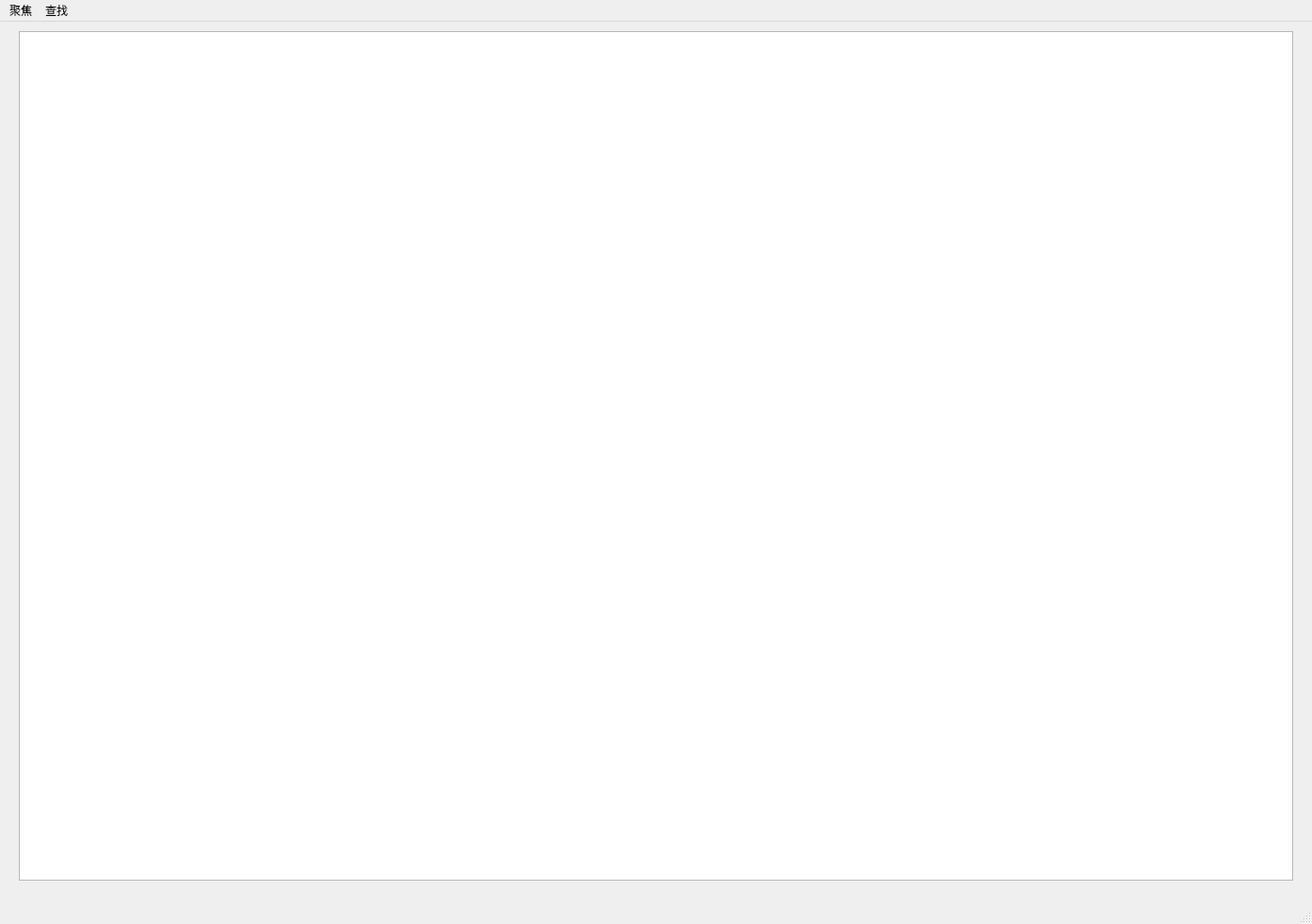
<?xml version="1.0" encoding="UTF-8"?>
<ui version="4.0">
 <class>trieShow</class>
 <widget class="QMainWindow" name="trieShow">
  <property name="geometry">
   <rect>
    <x>0</x>
    <y>0</y>
    <width>1391</width>
    <height>980</height>
   </rect>
  </property>
  <property name="windowTitle">
   <string>MainWindow</string>
  </property>
  <widget class="QWidget" name="centralwidget">
   <widget class="InteractiveView" name="graphicsView">
    <property name="geometry">
     <rect>
      <x>20</x>
      <y>10</y>
      <width>1351</width>
      <height>901</height>
     </rect>
    </property>
   </widget>
  </widget>
  <widget class="QMenuBar" name="menubar">
   <property name="geometry">
    <rect>
     <x>0</x>
     <y>0</y>
     <width>1391</width>
     <height>26</height>
    </rect>
   </property>
   <widget class="QMenu" name="menu">
    <property name="title">
     <string>聚焦</string>
    </property>
    <addaction name="actCentre"/>
   </widget>
   <widget class="QMenu" name="menu_2">
    <property name="title">
     <string>查找</string>
    </property>
    <addaction name="actSearch"/>
   </widget>
   <addaction name="menu"/>
   <addaction name="menu_2"/>
  </widget>
  <widget class="QStatusBar" name="statusbar"/>
  <action name="actCentre">
   <property name="text">
    <string>聚焦于所选顶点</string>
   </property>
   <property name="toolTip">
    <string>聚焦于所选顶点</string>
   </property>
  </action>
  <action name="actSearch">
   <property name="text">
    <string>查找所选节点</string>
   </property>
   <property name="toolTip">
    <string>查找所选节点</string>
   </property>
  </action>
  <action name="actRecover">
   <property name="text">
    <string>复原树的原始表示</string>
   </property>
   <property name="toolTip">
    <string>复原树的原始表示</string>
   </property>
  </action>
 </widget>
 <customwidgets>
  <customwidget>
   <class>InteractiveView</class>
   <extends>QGraphicsView</extends>
   <header location="global">interactiveview.h</header>
  </customwidget>
 </customwidgets>
 <resources/>
 <connections/>
</ui>
